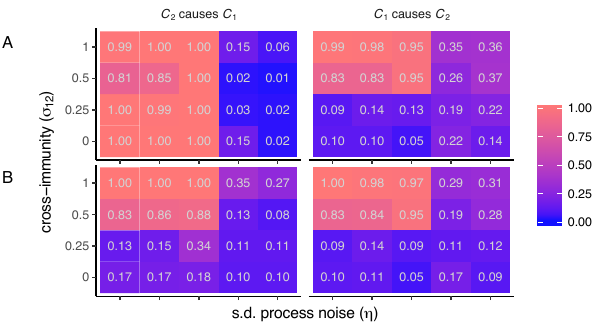

Source code (R):
#!/usr/bin/env Rscript

### BOILERPLATE TO CHDIR TO THIS SCRIPT'S DIRECTORY ###

get_script_dir <- function()
{
    command_args <- commandArgs(trailingOnly = FALSE)
    file_arg_name <- '--file='
    tools:::file_path_as_absolute(
        dirname(
            sub(file_arg_name, '', command_args[grep(file_arg_name, command_args)])
        )
    )
}

setwd(get_script_dir())

### LIBRARIES ###

library(RSQLite)
library(gridExtra)
library(ggplot2)

### EXTERNAL SOURCE ###

source('../../formatting.R')
source('../../file_output.R')
source('./')

main <- function()
{
    db_filename <- '../../in/ccm-analyses/100y-monthly-incidence-untransformed/surrogates/results_gathered.sqlite'
    df <- load_summary(db_filename)
    print(df)
    
    df$cause <- factor(df$cause, levels=c('C1', 'C0'))
    
    df$frac_greater_str <- sapply(
        df$frac_greater,
        function(x) {
            sprintf('%.2f', x)
        }
    )
    
    generate_plot(df, 0)
    generate_plot(df, 1)
    html2pdf('fig_surrogates', html2pdf_path = '../../html2pdf/html2pdf.app/Contents/MacOS/html2pdf')
}

generate_plot <- function(df, use_effect_surrogates)
{
    df <- df[df$use_effect_surrogates == use_effect_surrogates,]
    
    cause_labeller <- function(df) {
        result <- list()
        
        result[[1]] <- lapply(df$cause, function(x) {
            if(x == 'C0') {
                return(expression(italic(C)[1] * ' causes ' * italic(C)[2]))
            }
            return(expression(italic(C)[2] * ' causes ' * italic(C)[1]))
        }
        )
        
        return(result)
    }
    
    p <- ggplot(
        data = df,
        aes(x = factor(sd_proc), y = factor(sigma01))
    ) +
        geom_tile(aes(fill = frac_greater)) +
        geom_text(colour = 'lightgray', size = 3, aes(label = frac_greater_str)) +
        facet_grid(. ~ cause, labeller=cause_labeller) +
        labs(
            x = expression(paste('s.d. process noise (', italic(eta), ')')),
            y = expression(paste('cross-immunity (', italic(sigma)['12'], ')')),
            fill = 'causal fraction'
        ) +
        theme_classic() +
        theme(
            strip.background = element_blank(),
            legend.title = element_blank()
        ) +
        theme(
            plot.margin = unit(c(0,0,0,1), 'cm')
        ) +
        heatmap_scale_fill() +
        scale_colour_manual('', values=c('black', NA, 'black'), guide=FALSE)
    
    filename_prefix <- sprintf('fig_surrogates_useeffect=%d', use_effect_surrogates)
    ggsave_pdf2svg(filename_prefix, p, width=6, height=2, inkscape_path = '/Applications/Inkscape.app/Contents/Resources/bin/inkscape')
}

load_data <- function(db_filename)
{
    db <- dbConnect(SQLite(), db_filename)
    
    dbGetQuery(db, 'CREATE INDEX IF NOT EXISTS job_info_index ON job_info (job_id, eps, beta00, sigma01, sd_proc)')
    dbGetQuery(db, 'CREATE INDEX IF NOT EXISTS surrogate_test_index ON surrogate_test (job_id, cause, effect, use_effect_surrogates)')
    
    df <- dbGetQuery(db, '
        SELECT job_info.job_id AS job_id, eps, beta00, sigma01, sd_proc, replicate_id,
             cause, effect, use_effect_surrogates,
             corr_raw, corr_surr_q95, pvalue_greater
         FROM job_info, surrogate_test
         WHERE job_info.job_id = surrogate_test.job_id;
    ')
    
    dbDisconnect(db)
    
    return(df)
}

load_summary <- function(db_filename)
{
    db <- dbConnect(SQLite(), db_filename)
    
    dbGetQuery(db, 'CREATE INDEX IF NOT EXISTS job_info_index ON job_info (job_id, eps, beta00, sigma01, sd_proc)')
    dbGetQuery(db, 'CREATE INDEX IF NOT EXISTS surrogate_test_index ON surrogate_test (job_id, cause, effect, use_effect_surrogates)')
    
    df <- dbGetQuery(db, '
        SELECT sigma01, sd_proc,
            cause, effect, use_effect_surrogates,
            COUNT(*) as n_replicates,
            AVG(corr_raw) AS corr_raw_mean,
            AVG(corr_surr_q95) AS corr_surr_q95_mean,
            AVG(pvalue_greater) AS pvalue_greater_mean,
            AVG((corr_raw > corr_surr_q95) * 1.0) AS frac_greater
        FROM job_info, surrogate_test
        WHERE job_info.job_id = surrogate_test.job_id
        AND beta00 = 0.30 AND eps = 0.10
        GROUP BY sigma01, sd_proc, cause, effect, use_effect_surrogates
    ')
    
    dbDisconnect(db)
    
    return(df)
}

main()
